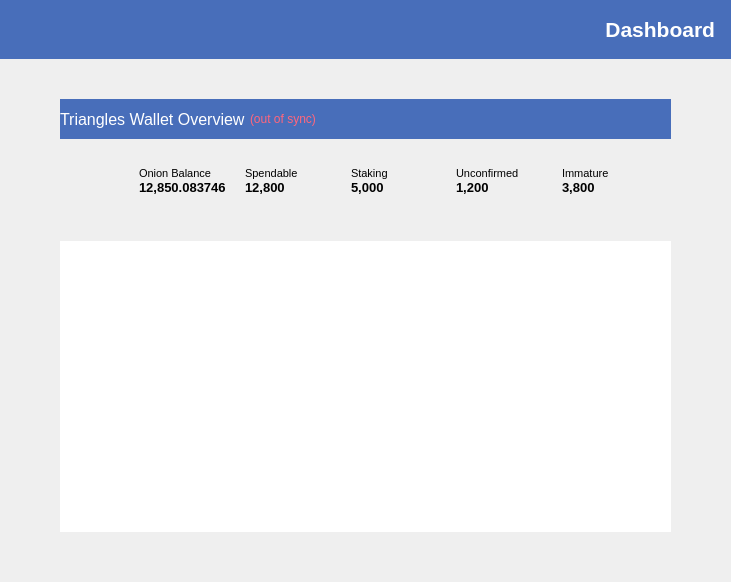
<?xml version="1.0" encoding="UTF-8"?>
<ui version="4.0">
 <class>OverviewPage</class>
 <widget class="QWidget" name="OverviewPage">
  <property name="geometry">
   <rect>
    <x>0</x>
    <y>0</y>
    <width>731</width>
    <height>582</height>
   </rect>
  </property>
  <property name="windowTitle">
   <string>Form</string>
  </property>
  <property name="styleSheet">
   <string notr="true">border:0;</string>
  </property>
  <layout class="QVBoxLayout" name="verticalLayout_6" stretch="0">
   <property name="spacing">
    <number>0</number>
   </property>
   <property name="leftMargin">
    <number>0</number>
   </property>
   <property name="topMargin">
    <number>0</number>
   </property>
   <property name="rightMargin">
    <number>0</number>
   </property>
   <property name="bottomMargin">
    <number>0</number>
   </property>
   <item>
    <layout class="QVBoxLayout" name="verticalLayout">
     <item>
      <widget class="QLabel" name="page_title">
       <property name="minimumSize">
        <size>
         <width>0</width>
         <height>59</height>
        </size>
       </property>
       <property name="maximumSize">
        <size>
         <width>16777215</width>
         <height>59</height>
        </size>
       </property>
       <property name="font">
        <font>
         <family>Tahoma</family>
         <pointsize>16</pointsize>
         <weight>75</weight>
         <bold>true</bold>
        </font>
       </property>
       <property name="styleSheet">
        <string notr="true">background-color: #486EBA; color: white;padding-right: 10px;</string>
       </property>
       <property name="text">
        <string>Dashboard</string>
       </property>
       <property name="alignment">
        <set>Qt::AlignRight|Qt::AlignTrailing|Qt::AlignVCenter</set>
       </property>
      </widget>
     </item>
     <item>
      <spacer name="verticalSpacer">
       <property name="orientation">
        <enum>Qt::Vertical</enum>
       </property>
       <property name="sizeType">
        <enum>QSizePolicy::Fixed</enum>
       </property>
       <property name="sizeHint" stdset="0">
        <size>
         <width>20</width>
         <height>40</height>
        </size>
       </property>
      </spacer>
     </item>
     <item>
      <layout class="QHBoxLayout" name="horizontalLayout_7">
       <property name="spacing">
        <number>0</number>
       </property>
       <item>
        <spacer name="horizontalSpacer_3">
         <property name="orientation">
          <enum>Qt::Horizontal</enum>
         </property>
         <property name="sizeType">
          <enum>QSizePolicy::Fixed</enum>
         </property>
         <property name="sizeHint" stdset="0">
          <size>
           <width>60</width>
           <height>20</height>
          </size>
         </property>
        </spacer>
       </item>
       <item>
        <layout class="QVBoxLayout" name="verticalLayout_4">
         <property name="spacing">
          <number>0</number>
         </property>
         <item>
          <widget class="QFrame" name="wallet_summary">
           <property name="maximumSize">
            <size>
             <width>16777215</width>
             <height>140</height>
            </size>
           </property>
           <property name="styleSheet">
            <string notr="true"/>
           </property>
           <property name="frameShape">
            <enum>QFrame::StyledPanel</enum>
           </property>
           <property name="frameShadow">
            <enum>QFrame::Raised</enum>
           </property>
           <layout class="QVBoxLayout" name="verticalLayout_3">
            <property name="spacing">
             <number>0</number>
            </property>
            <property name="leftMargin">
             <number>0</number>
            </property>
            <property name="topMargin">
             <number>0</number>
            </property>
            <property name="rightMargin">
             <number>0</number>
            </property>
            <property name="bottomMargin">
             <number>0</number>
            </property>
            <item>
             <widget class="QFrame" name="walletSummaryHeader">
              <property name="styleSheet">
               <string notr="true">background-color: #486EBA;</string>
              </property>
              <property name="frameShape">
               <enum>QFrame::StyledPanel</enum>
              </property>
              <property name="frameShadow">
               <enum>QFrame::Raised</enum>
              </property>
              <layout class="QHBoxLayout" name="horizontalLayout_4" stretch="0">
               <property name="spacing">
                <number>0</number>
               </property>
               <property name="leftMargin">
                <number>0</number>
               </property>
               <property name="topMargin">
                <number>10</number>
               </property>
               <property name="rightMargin">
                <number>10</number>
               </property>
               <property name="bottomMargin">
                <number>10</number>
               </property>
               <item>
                <layout class="QHBoxLayout" name="horizontalLayout_3">
                 <item>
                  <widget class="QLabel" name="section_title_wallet_summary">
                   <property name="font">
                    <font>
                     <pointsize>12</pointsize>
                    </font>
                   </property>
                   <property name="styleSheet">
                    <string notr="true">color: #FFFFFF</string>
                   </property>
                   <property name="text">
                    <string>Triangles Wallet Overview</string>
                   </property>
                  </widget>
                 </item>
                 <item>
                  <widget class="QLabel" name="labelWalletStatus">
                   <property name="styleSheet">
                    <string notr="true">color: #ff667c;</string>
                   </property>
                   <property name="text">
                    <string>(out of sync)</string>
                   </property>
                   <property name="indent">
                    <number>5</number>
                   </property>
                  </widget>
                 </item>
                 <item>
                  <spacer name="horizontalSpacer">
                   <property name="orientation">
                    <enum>Qt::Horizontal</enum>
                   </property>
                   <property name="sizeHint" stdset="0">
                    <size>
                     <width>40</width>
                     <height>20</height>
                    </size>
                   </property>
                  </spacer>
                 </item>
                </layout>
               </item>
              </layout>
             </widget>
            </item>
            <item>
             <layout class="QVBoxLayout" name="verticalLayout_2" stretch="0">
              <property name="spacing">
               <number>0</number>
              </property>
              <property name="sizeConstraint">
               <enum>QLayout::SetNoConstraint</enum>
              </property>
              <item>
               <widget class="QFrame" name="balance_summary">
                <property name="maximumSize">
                 <size>
                  <width>16777215</width>
                  <height>100</height>
                 </size>
                </property>
                <property name="frameShape">
                 <enum>QFrame::StyledPanel</enum>
                </property>
                <property name="frameShadow">
                 <enum>QFrame::Raised</enum>
                </property>
                <layout class="QHBoxLayout" name="horizontalLayout_2">
                 <item>
                  <layout class="QHBoxLayout" name="horizontalLayout">
                   <item>
                    <widget class="QPushButton" name="do_icon">
                     <property name="minimumSize">
                      <size>
                       <width>64</width>
                       <height>64</height>
                      </size>
                     </property>
                     <property name="maximumSize">
                      <size>
                       <width>60</width>
                       <height>60</height>
                      </size>
                     </property>
                     <property name="text">
                      <string/>
                     </property>
                     <property name="icon">
                      <iconset>
                       <normaloff>:/icons/TrianglesLogo</normaloff>
                       <normalon>:/icons/TrianglesLogo</normalon>:/icons/TrianglesLogo</iconset>
                     </property>
                     <property name="iconSize">
                      <size>
                       <width>48</width>
                       <height>48</height>
                      </size>
                     </property>
                    </widget>
                   </item>
                   <item>
                    <layout class="QVBoxLayout" name="total">
                     <property name="spacing">
                      <number>0</number>
                     </property>
                     <item>
                      <widget class="QLabel" name="labelTotalText">
                       <property name="font">
                        <font>
                         <pointsize>8</pointsize>
                        </font>
                       </property>
                       <property name="styleSheet">
                        <string notr="true"/>
                       </property>
                       <property name="text">
                        <string>Onion Balance</string>
                       </property>
                       <property name="alignment">
                        <set>Qt::AlignBottom|Qt::AlignLeading|Qt::AlignLeft</set>
                       </property>
                      </widget>
                     </item>
                     <item>
                      <widget class="QLabel" name="labelTotal">
                       <property name="font">
                        <font>
                         <pointsize>10</pointsize>
                         <weight>75</weight>
                         <bold>true</bold>
                        </font>
                       </property>
                       <property name="styleSheet">
                        <string notr="true"/>
                       </property>
                       <property name="text">
                        <string>12,850.083746</string>
                       </property>
                       <property name="alignment">
                        <set>Qt::AlignLeading|Qt::AlignLeft|Qt::AlignTop</set>
                       </property>
                      </widget>
                     </item>
                    </layout>
                   </item>
                   <item>
                    <layout class="QVBoxLayout" name="balance">
                     <property name="spacing">
                      <number>0</number>
                     </property>
                     <item>
                      <widget class="QLabel" name="labelBalanceText">
                       <property name="font">
                        <font>
                         <pointsize>8</pointsize>
                        </font>
                       </property>
                       <property name="styleSheet">
                        <string notr="true"/>
                       </property>
                       <property name="text">
                        <string>Spendable</string>
                       </property>
                       <property name="alignment">
                        <set>Qt::AlignBottom|Qt::AlignLeading|Qt::AlignLeft</set>
                       </property>
                      </widget>
                     </item>
                     <item>
                      <widget class="QLabel" name="labelBalance">
                       <property name="font">
                        <font>
                         <pointsize>10</pointsize>
                         <weight>75</weight>
                         <bold>true</bold>
                        </font>
                       </property>
                       <property name="styleSheet">
                        <string notr="true"/>
                       </property>
                       <property name="text">
                        <string>12,800</string>
                       </property>
                       <property name="alignment">
                        <set>Qt::AlignLeading|Qt::AlignLeft|Qt::AlignTop</set>
                       </property>
                      </widget>
                     </item>
                    </layout>
                   </item>
                   <item>
                    <layout class="QVBoxLayout" name="stake">
                     <property name="spacing">
                      <number>0</number>
                     </property>
                     <item>
                      <widget class="QLabel" name="labelStakeText">
                       <property name="font">
                        <font>
                         <pointsize>8</pointsize>
                        </font>
                       </property>
                       <property name="styleSheet">
                        <string notr="true"/>
                       </property>
                       <property name="text">
                        <string>Staking</string>
                       </property>
                       <property name="alignment">
                        <set>Qt::AlignBottom|Qt::AlignLeading|Qt::AlignLeft</set>
                       </property>
                      </widget>
                     </item>
                     <item>
                      <widget class="QLabel" name="labelStake">
                       <property name="font">
                        <font>
                         <pointsize>10</pointsize>
                         <weight>75</weight>
                         <bold>true</bold>
                        </font>
                       </property>
                       <property name="styleSheet">
                        <string notr="true"/>
                       </property>
                       <property name="text">
                        <string>5,000</string>
                       </property>
                       <property name="alignment">
                        <set>Qt::AlignLeading|Qt::AlignLeft|Qt::AlignTop</set>
                       </property>
                      </widget>
                     </item>
                    </layout>
                   </item>
                   <item>
                    <layout class="QVBoxLayout" name="unconfirmed">
                     <property name="spacing">
                      <number>0</number>
                     </property>
                     <item>
                      <widget class="QLabel" name="labelUnconfirmedText">
                       <property name="font">
                        <font>
                         <pointsize>8</pointsize>
                        </font>
                       </property>
                       <property name="styleSheet">
                        <string notr="true"/>
                       </property>
                       <property name="text">
                        <string>Unconfirmed</string>
                       </property>
                       <property name="alignment">
                        <set>Qt::AlignBottom|Qt::AlignLeading|Qt::AlignLeft</set>
                       </property>
                      </widget>
                     </item>
                     <item>
                      <widget class="QLabel" name="labelUnconfirmed">
                       <property name="font">
                        <font>
                         <pointsize>10</pointsize>
                         <weight>75</weight>
                         <bold>true</bold>
                        </font>
                       </property>
                       <property name="styleSheet">
                        <string notr="true"/>
                       </property>
                       <property name="text">
                        <string>1,200</string>
                       </property>
                       <property name="alignment">
                        <set>Qt::AlignLeading|Qt::AlignLeft|Qt::AlignTop</set>
                       </property>
                      </widget>
                     </item>
                    </layout>
                   </item>
                   <item>
                    <layout class="QVBoxLayout" name="immature">
                     <property name="spacing">
                      <number>0</number>
                     </property>
                     <item>
                      <widget class="QLabel" name="labelImmatureText">
                       <property name="font">
                        <font>
                         <pointsize>8</pointsize>
                        </font>
                       </property>
                       <property name="styleSheet">
                        <string notr="true"/>
                       </property>
                       <property name="text">
                        <string>Immature</string>
                       </property>
                       <property name="alignment">
                        <set>Qt::AlignBottom|Qt::AlignLeading|Qt::AlignLeft</set>
                       </property>
                      </widget>
                     </item>
                     <item>
                      <widget class="QLabel" name="labelImmature">
                       <property name="font">
                        <font>
                         <pointsize>10</pointsize>
                         <weight>75</weight>
                         <bold>true</bold>
                        </font>
                       </property>
                       <property name="styleSheet">
                        <string notr="true"/>
                       </property>
                       <property name="text">
                        <string>3,800</string>
                       </property>
                       <property name="alignment">
                        <set>Qt::AlignLeading|Qt::AlignLeft|Qt::AlignTop</set>
                       </property>
                      </widget>
                     </item>
                    </layout>
                   </item>
                  </layout>
                 </item>
                </layout>
               </widget>
              </item>
             </layout>
            </item>
           </layout>
          </widget>
         </item>
         <item>
          <spacer name="verticalSpacer_2">
           <property name="orientation">
            <enum>Qt::Vertical</enum>
           </property>
           <property name="sizeType">
            <enum>QSizePolicy::Fixed</enum>
           </property>
           <property name="sizeHint" stdset="0">
            <size>
             <width>20</width>
             <height>20</height>
            </size>
           </property>
          </spacer>
         </item>
         <item>
          <widget class="QFrame" name="transactions_summary">
           <property name="minimumSize">
            <size>
             <width>0</width>
             <height>300</height>
            </size>
           </property>
           <property name="maximumSize">
            <size>
             <width>16777215</width>
             <height>300</height>
            </size>
           </property>
           <property name="styleSheet">
            <string notr="true"/>
           </property>
           <property name="frameShape">
            <enum>QFrame::StyledPanel</enum>
           </property>
           <property name="frameShadow">
            <enum>QFrame::Raised</enum>
           </property>
           <layout class="QVBoxLayout" name="verticalLayout_7">
            <property name="spacing">
             <number>0</number>
            </property>
            <property name="leftMargin">
             <number>0</number>
            </property>
            <property name="topMargin">
             <number>0</number>
            </property>
            <property name="rightMargin">
             <number>0</number>
            </property>
            <item>
             <layout class="QVBoxLayout" name="verticalLayout_5">
              <property name="spacing">
               <number>0</number>
              </property>
              <property name="sizeConstraint">
               <enum>QLayout::SetDefaultConstraint</enum>
              </property>
              <item>
               <widget class="QTableView" name="listTransactions">
                <property name="minimumSize">
                 <size>
                  <width>0</width>
                  <height>0</height>
                 </size>
                </property>
                <property name="maximumSize">
                 <size>
                  <width>16777215</width>
                  <height>16777215</height>
                 </size>
                </property>
                <property name="styleSheet">
                 <string notr="true"/>
                </property>
                <property name="frameShape">
                 <enum>QFrame::NoFrame</enum>
                </property>
                <property name="lineWidth">
                 <number>0</number>
                </property>
                <property name="verticalScrollBarPolicy">
                 <enum>Qt::ScrollBarAlwaysOff</enum>
                </property>
                <property name="autoScroll">
                 <bool>true</bool>
                </property>
                <property name="gridStyle">
                 <enum>Qt::NoPen</enum>
                </property>
                <attribute name="horizontalHeaderVisible">
                 <bool>true</bool>
                </attribute>
               </widget>
              </item>
             </layout>
            </item>
           </layout>
          </widget>
         </item>
        </layout>
       </item>
       <item>
        <spacer name="horizontalSpacer_4">
         <property name="orientation">
          <enum>Qt::Horizontal</enum>
         </property>
         <property name="sizeType">
          <enum>QSizePolicy::Fixed</enum>
         </property>
         <property name="sizeHint" stdset="0">
          <size>
           <width>60</width>
           <height>20</height>
          </size>
         </property>
        </spacer>
       </item>
      </layout>
     </item>
     <item>
      <spacer name="verticalSpacer_3">
       <property name="orientation">
        <enum>Qt::Vertical</enum>
       </property>
       <property name="sizeType">
        <enum>QSizePolicy::Expanding</enum>
       </property>
       <property name="sizeHint" stdset="0">
        <size>
         <width>20</width>
         <height>20</height>
        </size>
       </property>
      </spacer>
     </item>
    </layout>
   </item>
  </layout>
 </widget>
 <resources/>
 <connections/>
</ui>
